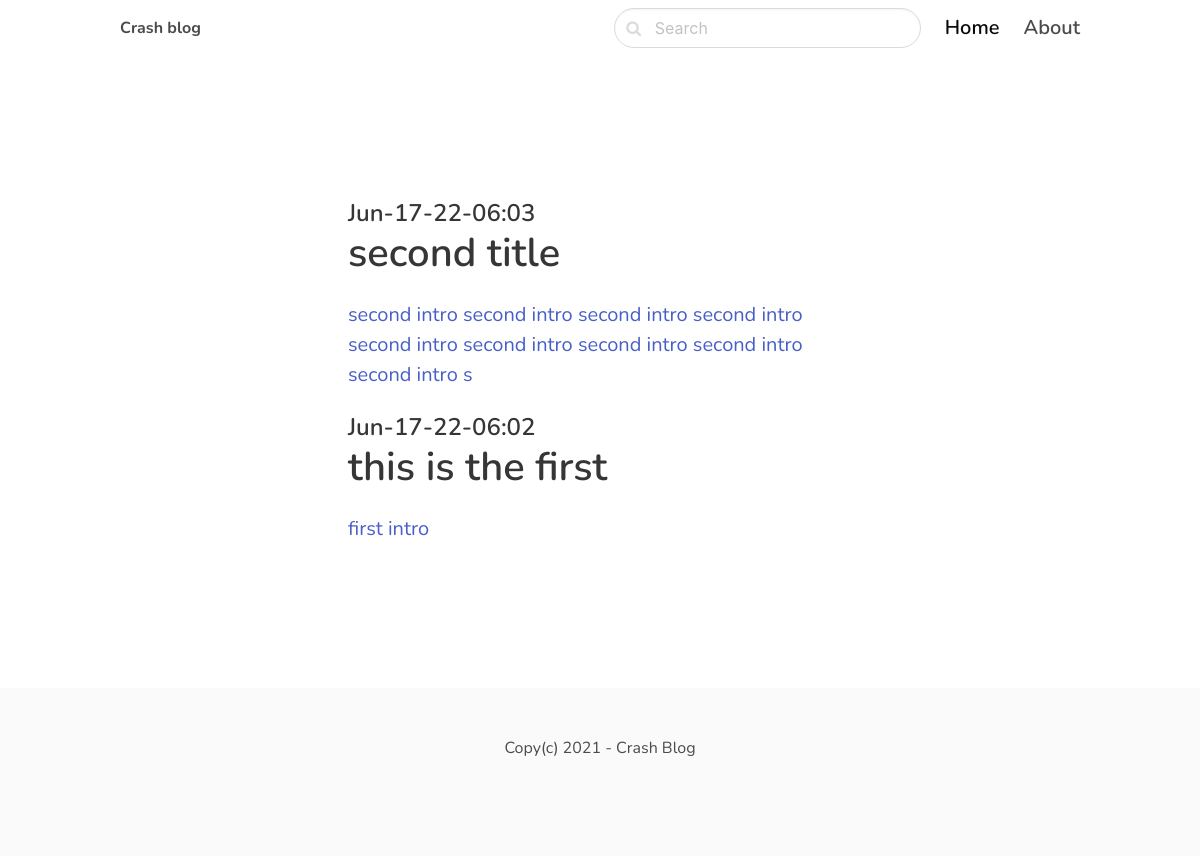
Screenshot of /first/ with the database file from the repository.
### blog/models.py (models this page shows, shortened)
class Post(models.Model):
    ACTIVE = 'active'
    DRAFT = 'draft'
    CHOICES_STATUS = (
        (ACTIVE,'Active'),
        (DRAFT,'Draft')
    )
    category=models.ForeignKey(Category, related_name='posts',on_delete=models.CASCADE)
    title = models.CharField(max_length=255)
    slug = models.SlugField()
    intro = models.TextField()
    body = models.TextField()
    created_at = models.DateTimeField(auto_now_add=True)
    status = models.CharField(max_length=10, choices=CHOICES_STATUS,default=ACTIVE)
    image = models.ImageField(upload_to='uploads/',blank=True,null=True)
    class Meta:
        ordering = ('-created_at',)

### blog/views.py (the view)
# urls.py: path('<slug:slug>/', views.category, name='category_detail'),
def category(request,slug):
    category = get_object_or_404(Category,slug=slug)
    posts = category.posts.filter(status=Post.ACTIVE)
    return render(request, 'category.html',{'category':category,'posts':posts})

### blog/templates/category.html (shortened to what this page needs)
{% extends 'base.html' %}
{% block content %}
    <section class="hero">
        <div class="hero-body">
            <div class="container">
                <section class="section">
                    <div class="columns">
                        <div class="column is-8 is-offset-2">
                            {% for post in posts %}
                                <div class="content is-medium">
                                    <a href=" {% url 'post_detail' post.category.slug post.slug%}">
                                        <h2 class="subtitle is-4">{{ post.created_at|date:'M-d-y-H:i' }}</h2>
                                        <h1 class="title">{{ post.title }}</h1>
                                        <p>{{ post.intro }}</p>
                                    </a>
                                  </div>
                            {% empty %}
                                <div class="content">
                                    <p>There is no posts in this category...</p>
                                </div>
                            {% endfor %}
                        </div>
                    </div>
                </section>
            </div>
        </div>
    </section>
{% endblock %}

### core/templates/base.html (style rules this page uses)
body { font-family: 'Nunito', sans-serif; }

### rows the page displays
Post: created_at "Jun-17-22-06:03", title "second title", intro "second intro second intro second intro second intro second intro second intro second intro second intro second intro s"
Post: created_at "Jun-17-22-06:02", title "this is the first", intro "first intro"
